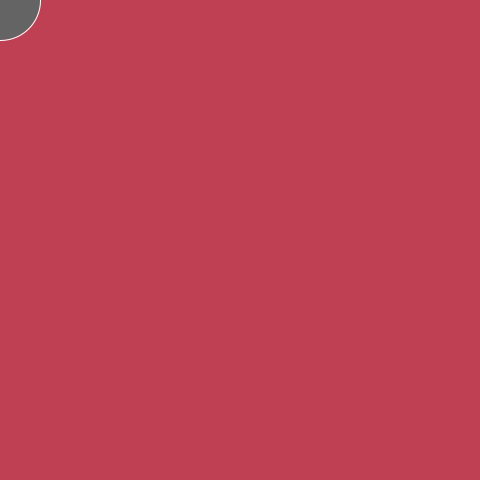
Frame 1 (no input)
Frame 60 (the mouse pressed at the canvas centre just before this capture): identical to frame 1, image omitted
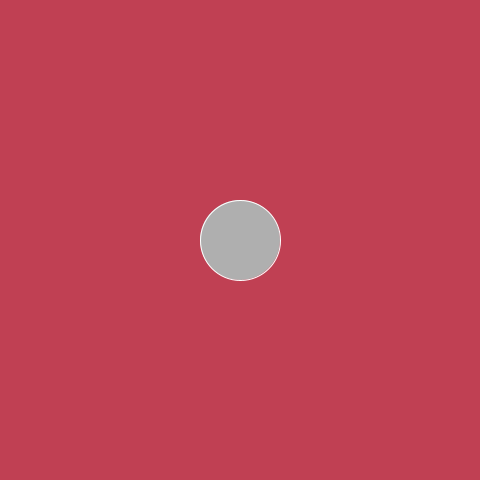
Frame 120 (the mouse held since frame 60 and released just before this capture)

The Processing sketch that drew these frames (run headless with seeded random() and noise(); from frame 60 on, the mouse is pressed at the canvas centre):

// Processing sketch: sketch_Beginner
// ── sketch_Beginner.pde
void setup() {
  size(480, 480);
  stroke(255);
}

void draw() {
   background(192, 64, 83);
  if (mousePressed) {
    fill(175);
  } else {
    fill(100);
  }
  ellipse(mouseX, mouseY, 80, 80);
}
